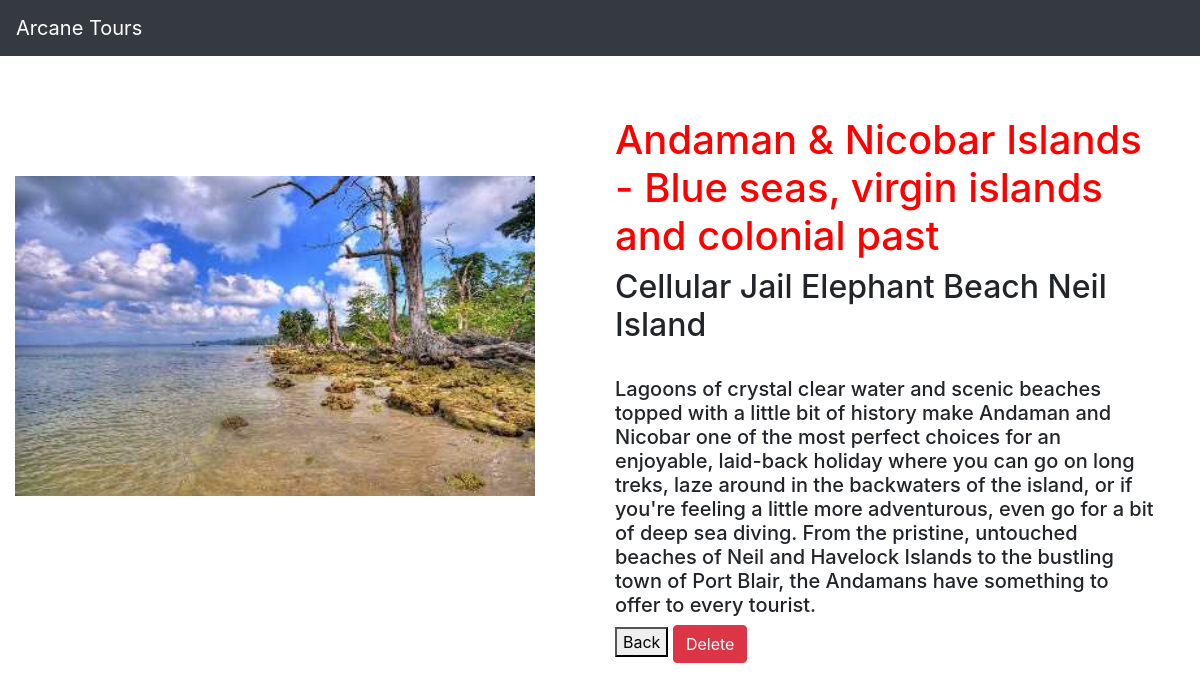
Page /details/3/ on the committed database.
### tourapp/models.py (models this page shows, shortened)
class spots(models.Model):
    name = models.CharField(max_length=100)
    known = models.TextField(max_length=500,default='')
    desc = models.TextField()
    thb = models.ImageField(upload_to='pics')

### tourapp/views.py (the view)
# urls.py: path('details/<int:id>/', views.details, name='details'),
def details(request, id):
    det = spots.objects.get(id=id)
    return render(request, 'details.html', {'fr': det})

### templates/details.html
{% extends 'base.html' %}
{% block body %}
<div class="container" >
    <div class="row">
        <div class="col-md-6">
            <img src="{{fr.thb.url}}" alt="" width="520px;" height="320px;" style="margin-top:120px;margin-left:-30px;">
        </div>
        <div class="col-md-6" style="margin-top:60px;">
            <h1 style="color:red;" >{{fr.name}}</h1>
            <h2>{{fr.known}}</h2> <br>
            <h5>{{fr.desc}}</h5>
            <button onclick="window.history.back();">Back</button>
            <a class="btn btn-danger" href="{% url 'tourapp:dele' fr.id %}">Delete</a>
        </div>
    </div>
</div>
{% endblock %}

### templates/base.html (shortened to what this page needs)
<!DOCTYPE html>
<html lang="en">
<head>
    <link rel="stylesheet" href="https://cdn.jsdelivr.net/npm/bootstrap@4.6.2/dist/css/bootstrap.min.css">
</head>
<body>
<nav class="navbar navbar-dark bg-dark">
  <a class="navbar-brand" href="#">Arcane Tours</a>
</nav>
{% block body %}
{% endblock %}
</body>
</html>

### rows in the picture
spots: thb (picture), name "Andaman & Nicobar Islands - Blue seas, virgin islands and colonial past", known "Cellular Jail Elephant Beach Neil Island", desc "Lagoons of crystal clear water and scenic beaches topped with a little bit of history make Andaman and Nicobar one of the most perfect choices for an enjoyable, laid-back holiday where you can go on long treks, laze around in the backwaters of the island, or if you're feeling a little more adventurous, even go for a bit of deep sea diving. From the pristine, untouched beaches of Neil and Havelock Islands to the bustling town of Port Blair, the Andamans have something to offer to every tourist."
